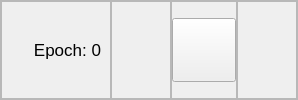
                           <widget class="QFrame" name="frame_control">
                            <property name="minimumSize">
                             <size>
                              <width>0</width>
                              <height>0</height>
                             </size>
                            </property>
                            <property name="maximumSize">
                             <size>
                              <width>290</width>
                              <height>120</height>
                             </size>
                            </property>
                            <property name="frameShape">
                             <enum>QFrame::StyledPanel</enum>
                            </property>
                            <property name="frameShadow">
                             <enum>QFrame::Raised</enum>
                            </property>
                            <layout class="QHBoxLayout" name="horizontalLayout_15">
                             <property name="spacing">
                              <number>0</number>
                             </property>
                             <property name="leftMargin">
                              <number>0</number>
                             </property>
                             <property name="topMargin">
                              <number>0</number>
                             </property>
                             <property name="rightMargin">
                              <number>0</number>
                             </property>
                             <property name="bottomMargin">
                              <number>0</number>
                             </property>
                             <item>
                              <widget class="QFrame" name="frame_13">
                               <property name="minimumSize">
                                <size>
                                 <width>110</width>
                                 <height>0</height>
                                </size>
                               </property>
                               <property name="frameShape">
                                <enum>QFrame::StyledPanel</enum>
                               </property>
                               <property name="frameShadow">
                                <enum>QFrame::Raised</enum>
                               </property>
                               <layout class="QVBoxLayout" name="verticalLayout_11">
                                <property name="leftMargin">
                                 <number>0</number>
                                </property>
                                <item>
                                 <widget class="QLabel" name="label_13">
                                  <property name="font">
                                   <font>
                                    <family>Segoe UI</family>
                                    <pointsize>13</pointsize>
                                   </font>
                                  </property>
                                  <property name="text">
                                   <string>Epoch: 0</string>
                                  </property>
                                  <property name="alignment">
                                   <set>Qt::AlignRight|Qt::AlignTrailing|Qt::AlignVCenter</set>
                                  </property>
                                 </widget>
                                </item>
                               </layout>
                              </widget>
                             </item>
                             <item>
                              <widget class="QFrame" name="frame_8">
                               <property name="frameShape">
                                <enum>QFrame::StyledPanel</enum>
                               </property>
                               <property name="frameShadow">
                                <enum>QFrame::Raised</enum>
                               </property>
                               <layout class="QHBoxLayout" name="horizontalLayout_11">
                                <item>
                                 <widget class="QPushButton" name="btn_restart">
                                  <property name="minimumSize">
                                   <size>
                                    <width>40</width>
                                    <height>40</height>
                                   </size>
                                  </property>
                                  <property name="maximumSize">
                                   <size>
                                    <width>40</width>
                                    <height>40</height>
                                   </size>
                                  </property>
                                  <property name="cursor">
                                   <cursorShape>PointingHandCursor</cursorShape>
                                  </property>
                                  <property name="toolTip">
                                   <string>Restart</string>
                                  </property>
                                  <property name="styleSheet">
                                   <string notr="true">:hover {
	background-color: rgb(52, 59, 72);
}
QPushButton{border-radius: 20px;}
</string>
                                  </property>
                                  <property name="text">
                                   <string/>
                                  </property>
                                  <property name="icon">
                                   <iconset resource="../files.qrc">
                                    <normaloff>:/basic/icons/basic/005-return.png</normaloff>:/basic/icons/basic/005-return.png</iconset>
                                  </property>
                                  <property name="iconSize">
                                   <size>
                                    <width>24</width>
                                    <height>24</height>
                                   </size>
                                  </property>
                                 </widget>
                                </item>
                               </layout>
                              </widget>
                             </item>
                             <item>
                              <widget class="QFrame" name="frame_7">
                               <property name="frameShape">
                                <enum>QFrame::StyledPanel</enum>
                               </property>
                               <property name="frameShadow">
                                <enum>QFrame::Raised</enum>
                               </property>
                               <layout class="QHBoxLayout" name="horizontalLayout_9">
                                <property name="leftMargin">
                                 <number>0</number>
                                </property>
                                <property name="topMargin">
                                 <number>0</number>
                                </property>
                                <property name="rightMargin">
                                 <number>0</number>
                                </property>
                                <property name="bottomMargin">
                                 <number>0</number>
                                </property>
                                <item>
                                 <widget class="QPushButton" name="btn_train">
                                  <property name="minimumSize">
                                   <size>
                                    <width>64</width>
                                    <height>64</height>
                                   </size>
                                  </property>
                                  <property name="maximumSize">
                                   <size>
                                    <width>70</width>
                                    <height>16777215</height>
                                   </size>
                                  </property>
                                  <property name="cursor">
                                   <cursorShape>PointingHandCursor</cursorShape>
                                  </property>
                                  <property name="mouseTracking">
                                   <bool>false</bool>
                                  </property>
                                  <property name="toolTip">
                                   <string>Train</string>
                                  </property>
                                  <property name="text">
                                   <string/>
                                  </property>
                                  <property name="icon">
                                   <iconset resource="../files.qrc">
                                    <normaloff>:/basic/icons/basic/001-play-button.png</normaloff>:/basic/icons/basic/001-play-button.png</iconset>
                                  </property>
                                  <property name="iconSize">
                                   <size>
                                    <width>60</width>
                                    <height>60</height>
                                   </size>
                                  </property>
                                  <property name="checkable">
                                   <bool>true</bool>
                                  </property>
                                 </widget>
                                </item>
                               </layout>
                              </widget>
                             </item>
                             <item>
                              <widget class="QFrame" name="frame_4">
                               <property name="frameShape">
                                <enum>QFrame::StyledPanel</enum>
                               </property>
                               <property name="frameShadow">
                                <enum>QFrame::Raised</enum>
                               </property>
                               <layout class="QVBoxLayout" name="verticalLayout_3">
                                <item>
                                 <widget class="QPushButton" name="btn_feedfor">
                                  <property name="minimumSize">
                                   <size>
                                    <width>40</width>
                                    <height>40</height>
                                   </size>
                                  </property>
                                  <property name="maximumSize">
                                   <size>
                                    <width>40</width>
                                    <height>40</height>
                                   </size>
                                  </property>
                                  <property name="cursor">
                                   <cursorShape>PointingHandCursor</cursorShape>
                                  </property>
                                  <property name="toolTip">
                                   <string>Feed Forward</string>
                                  </property>
                                  <property name="styleSheet">
                                   <string notr="true">:hover {
	background-color: rgb(52, 59, 72);
}
QPushButton{border-radius: 20px;}</string>
                                  </property>
                                  <property name="text">
                                   <string/>
                                  </property>
                                  <property name="icon">
                                   <iconset resource="../files.qrc">
                                    <normaloff>:/basic/icons/basic/008-next.png</normaloff>:/basic/icons/basic/008-next.png</iconset>
                                  </property>
                                  <property name="iconSize">
                                   <size>
                                    <width>20</width>
                                    <height>20</height>
                                   </size>
                                  </property>
                                 </widget>
                                </item>
                               </layout>
                              </widget>
                             </item>
                            </layout>
                           </widget>
